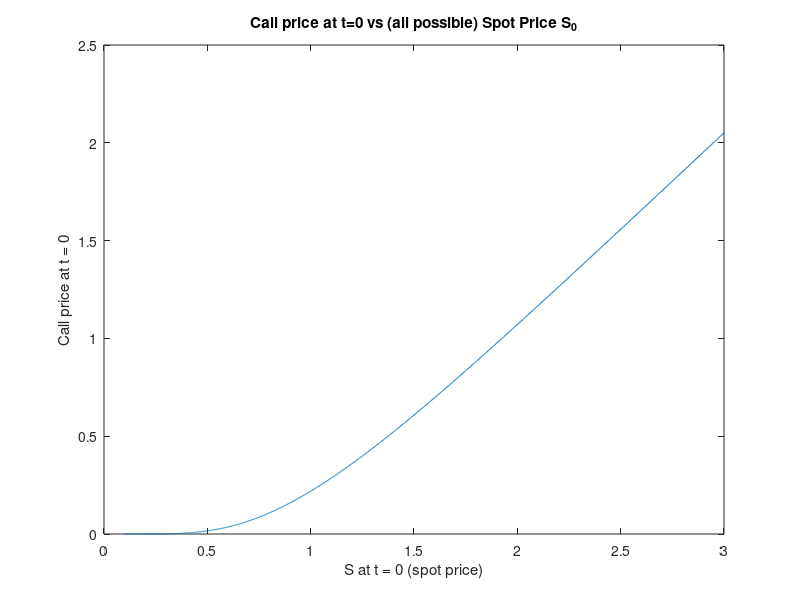

MATLAB code to generate this figure:
%% LECTURE 11 - Implicit Euler for EU Call - Noé Debrois - 29/10/2024
% Script to price a EU Call Option, under B&S model, using log-price PDE.
% We implement Finite Difference Method using IMPLICIT EULER SCHEME.
%%%%%%%%%%%%%%%%%%%%%%%%%%%%%%%%%%%%%%%%%%%%%%%%%%%%%%%%%%%%%%%%%%%%%%%%%%%
clear
close all
%
%% 1. Parameters & Grids :
% Model parameters :
S0 = 1; K = 0.95; r = 0.001; sigma = 0.5; T = 1;

% Space grid :
N = 2000; % Number of points in the space dimension.
Smin = 0.1 * S0; % Found by experience : we assume that the spot price has
Smax = 3 * S0;   % a negligible probability of falling below 10% of S0, and
                 % of rising above 3 * S0.
xmin = log(Smin/S0); % x lives in [xmin, xmax]=[log(Smin/S0),log(Smax/S0)].
xmax = log(Smax/S0);
dx = (xmax - xmin) / N; % Space grid step.
x = xmin + (0:N) * dx; % From x0 = xmin to xN = xmax (in total : N+1 pts).
% x = linspace(xmin, xmax, N+1);

% Time grid :
M = 1000;   % Number of points in the time dimension.
dt = T / M; % Time grid step.
t = (0:M) * dt; % t lives in [0, T], divided in M subintervals : M+1 pts.
%
%% 2. Implicit Euler - Matrix Construction :
% Implicit Euler Scheme : by moving V_{j+1, i} (KNOWN) on the right :
% V_{j, 0} = 0 [BOUNDARY CONDITION] ;
% A * V_{j, 0} + B * V_{j, 1} + C * V_{j, 2} = (-1/dt) * V_{j+1, 1} ;
% [...]
% A * V_{j, N-2} + B * V_{j, N-1} + C * V_{j, N} = (-1/dt) * V_{j+1, N-1} ;
% V_{j, N} = Smax - K * exp(-r * (T - j * dt)) [BOUNDARY CONDITION].
%
% Where V_{j, i-1}, V_{j, i} & V_{j, i+1} are UNKNOWN.
%
% And :
%       A = - (r - sigma^2 / 2) / (2 * dx) + (sigma^2 / 2) / dx^2 ;
%       B = - 1 / dt - sigma^2 / dx^2 - r ;
%       C = (r - sigma^2 / 2) / (2 * dx) + (sigma^2 / 2) / dx^2.
%
A = dt * (-(r - sigma^2 / 2) / (2 * dx) + sigma^2 / (2 * dx^2));
B = -1 + dt * (- sigma^2 / (dx^2) - r);
C = dt * ((r - sigma^2 / 2) / (2 * dx) + sigma^2 / (2 * dx^2));

% Because each equation has 3 unknown : it's not enough to come up with one
% solution. But with the boundary conditions we can do it. This corresponds
% to : "Mat * V = Rhs", with :
% - First row : [1 0 ... 0] ;
% - Second row : [A B C 0 ... 0] ;
% - Third row : [0 A B C 0 ... 0] ;
% [...]
% - Last row = [0 ... 0 1].

% We implement mat : 
Mat = spalloc(N+1, N+1, 3 * (N - 1) + 2); % Sparse matrix.
Mat(1, 1) = 1; % First row.

for i=2:N % Intermediate rows.
    Mat(i, [i-1, i, i+1]) = [A B C];
end

Mat(end, end) = 1; % Last row.
%
%% 3. Implicit Euler - Backward in time loop :
% Vector of price (for all x) that we will update backwardly from T to 0 
% (i.e from tM to t0) :
c = max(S0 * exp(x') - K, 0); % @ Maturity : "v(T, x) = (S0 * e^x - K)^+".

% RHS with the known part of the form "(-1/dt) * V_{j+1, i}" :
rhs = zeros(N+1,1);

for j=M:-1:1 % BACKWARD from t_M to t_0.
    % We know c t_j -> we compute cnew t_{j-1}.
    rhs(1) = 0; % First element [BOUNDARY CONDITION].
    rhs(2:end-1) = -c(2:end-1);
    rhs(end) = Smax - K * exp(-r * (T - (j - 1) * dt)); % Last element [BOUNDARY CONDITION].
    
    % Invert the relation to get V (named c here), where all the "V_{j, i}"
    % terms are (the UNKNOWN !) :
    c = Mat \ rhs;
end
%
%% Plot "call price at t=0" VS "S at t=0" (for all S in [Smin, Smax]) :
% S at t = 0 represents the spot price (so, now). S0 (cf "Model
% parameters") is one example of possible spot price.
figure
plot(S0 * exp(x), c); 
title('Call price at t=0 vs (all possible) Spot Price S_0'); 
xlabel('S at t = 0 (spot price)');
ylabel('Call price at t = 0');
%
%% Compute the price at t = 0 :
price = interp1(x, c, 0, 'spline') % Interpolation of c at x = 0, i.e S = S0
% (S0 being the one we the one we initialized in "Model parameters").
[price_ex, ~] = blsprice(S0, K, r, T, sigma) % For comparison : B&S price.